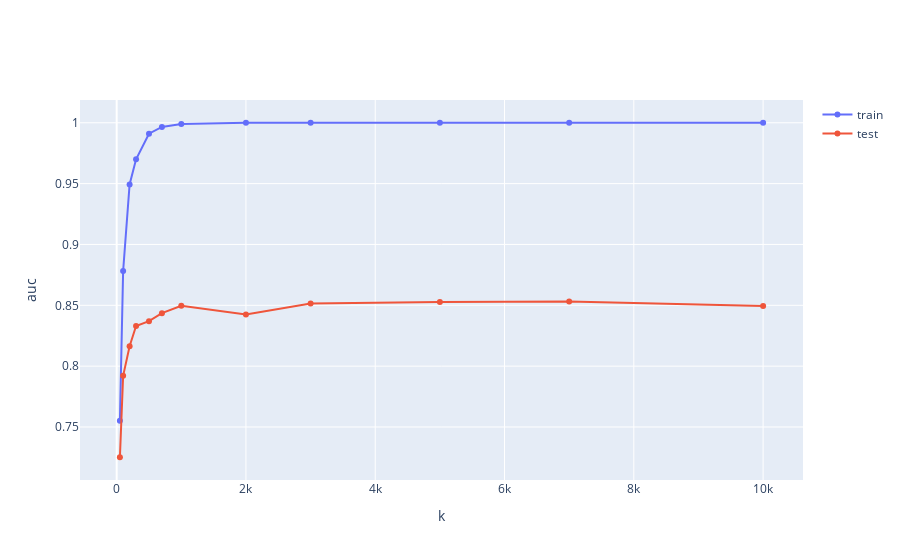

Notebook source saved alongside this figure:
### Code cell
fig = go.Figure()

for mode in ['train', 'test ']:
    fig.add_trace(go.Scatter(
        x=k_values, y=mode2aucs[mode],
        mode='lines+markers', name=mode,
    ))
    
fig.update_layout(xaxis_title='k', yaxis_title='auc')
fig.show()

### Figure 1 — Plotly figure (JSON) as saved in the notebook; plotly's stock layout.template omitted (floating-point values rounded to 4 significant figures)
{"data": [{"mode": "lines+markers", "name": "train", "type": "scatter", "x": [50, 100, 200, 300, 500, 700, 1000, 2000, 3000, 5000, 7000, 10000], "y": [0.7551, 0.8782, 0.9493, 0.97, 0.991, 0.9965, 0.999, 1.0, 1, 1, 1, 1]}, {"mode": "lines+markers", "name": "test ", "type": "scatter", "x": [50, 100, 200, 300, 500, 700, 1000, 2000, 3000, 5000, 7000, 10000], "y": [0.7251, 0.7921, 0.8163, 0.8329, 0.8369, 0.8435, 0.8496, 0.8425, 0.8514, 0.8527, 0.8532, 0.8495]}], "layout": {"xaxis": {"title": {"text": "k"}}, "yaxis": {"title": {"text": "auc"}}}}
